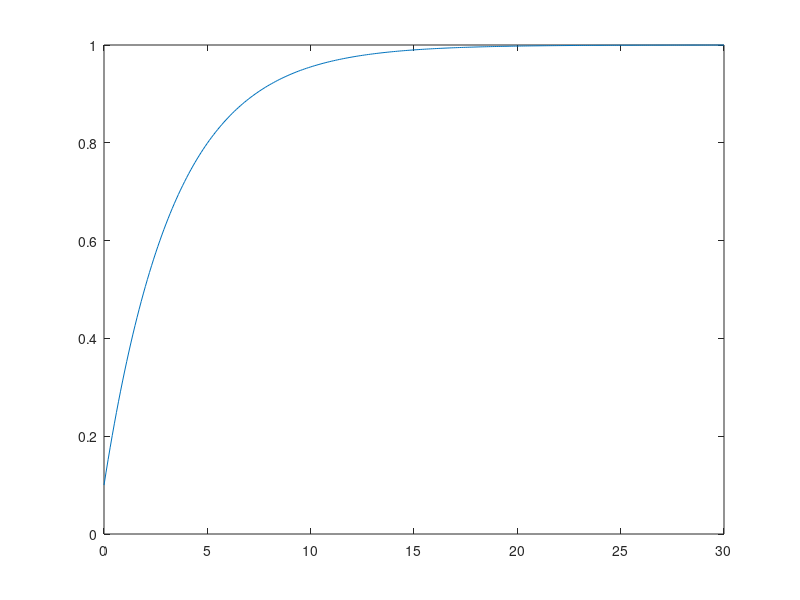
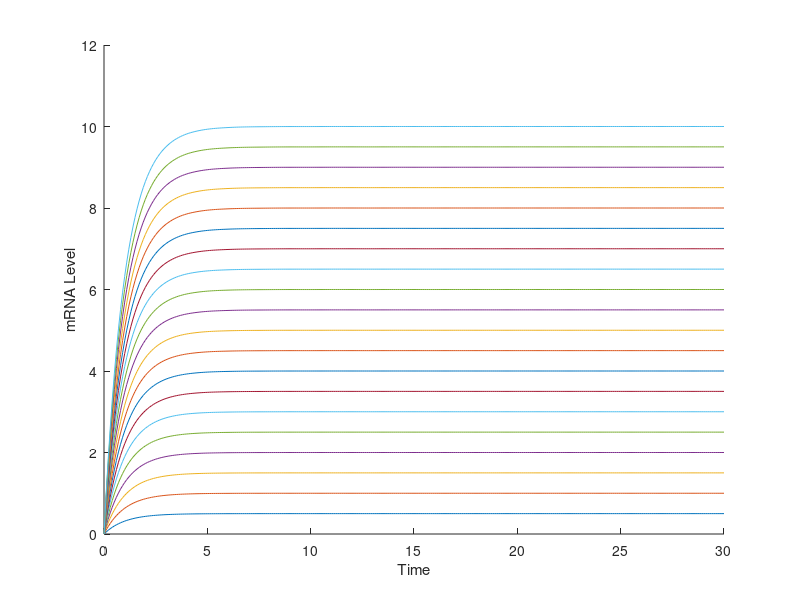
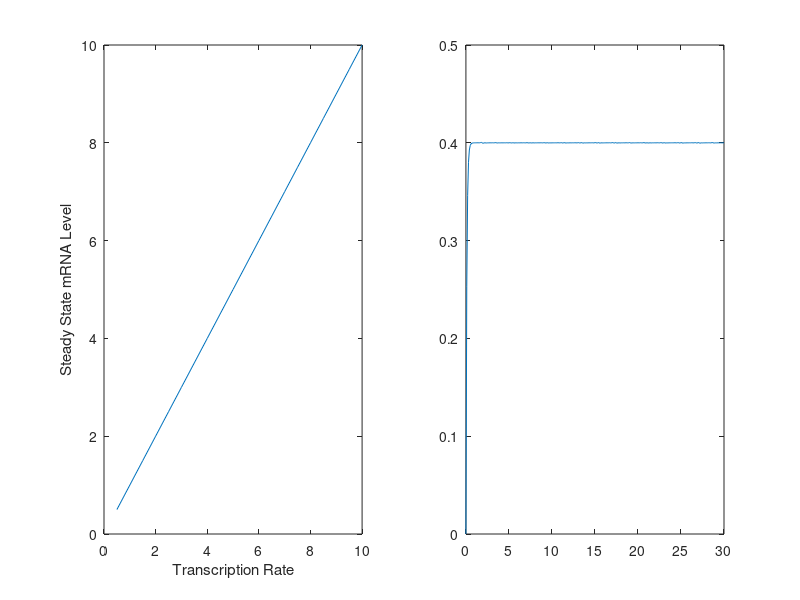
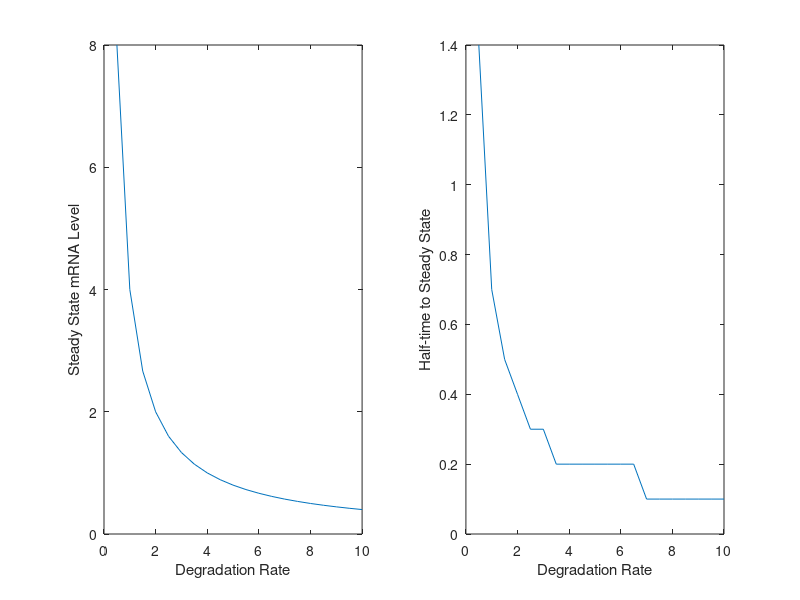

MATLAB code to generate these figures, in order:
%% Mathematical models of Gene expression

%%  Molecular species and parameters
% m = 
% r = rate of transcription
% g = rate of mRNA degradation

%%  Block 1 - Basic simulation

tspan=0:0.1:30;
r= 0.3;
g= 0.3;
y0= 0.1;
dy = @(t,y) [r - g*y];

[t,y]=ode45(dy,tspan,y0);
plot(t,y); hold on;

%%  Block 2 - Dependence of approach to steady state on synthesis rate
rvals=0.5:0.5:10;
tspan=0:0.1:30;
g=1;
y0=0;

ss=zeros(size(rvals));
tHalf=zeros(size(rvals));

figure; hold on;
for i=1:length(rvals)
    r=rvals(i);
    dy = @(t,y) r - g*y;
    [t,y]=ode45(dy,tspan,y0);
    plot(t,y);
    ss(i)=y(end);     % Define the steady-state value for this simulation as the value of y from the last timepoint
    halfMaxValue=0.5*ss(i);
    tPastHalfMax=t(y>halfMaxValue);
    tHalf(i)=min(tPastHalfMax);
end
xlabel('Time');
ylabel('mRNA Level');
figure;
subplot(1,2,1); plot(rvals,ss);
xlabel('Transcription Rate');
ylabel('Steady State mRNA Level');
subplot(1,2,2); plot(rvals,tHalf);
xlabel('Transcription Rate');
ylabel('Half-time to Steady State');
%% Block 3 - Dependence of approach to steady state on degradation rate
r=4;
gvals=0.5:0.5:10;
tspan=0:0.1:30;
y0=0;

ss=zeros(size(gvals));
tHalf=zeros(size(gvals));

for i=1:length(gvals)
    g=gvals(i);
    dy = @(t,y) r - g*y;
    [t,y]=ode45(dy,tspan,y0);
    plot(t,y);
    ss(i)=y(end);     % Define the steady-state value for this simulation as the value of y from the last timepoint
    halfMaxValue=0.5*ss(i);
    tPastHalfMax=t(y>halfMaxValue);
    tHalf(i)=min(tPastHalfMax);

end
figure;
subplot(1,2,1); plot(gvals,ss);
xlabel('Degradation Rate');
ylabel('Steady State mRNA Level');
subplot(1,2,2); plot(gvals,tHalf);
xlabel('Degradation Rate');
ylabel('Half-time to Steady State');


%% -------------------------------------------------------------
%% Block 4 - Simple Gene Circuit
% y(1) will be mRNA1
% y(2) will be protein (repressor) 1
% y(3) will be mRNA2
% y(4) will be protein (repressor) 2
r0=2;
r1=0;
tRate=2;
gRNA=0.5;
gProtein=0.5;
Kd=.001;  %binding constant
%% Block 5 - fraction bound and transcriptional rate
n=2;
fracbound=@(x) (x./(Kd+x));
p=0:0.1:10;
figure;
plot(p,fracbound(p));
xlabel('Repressor Level');
ylabel('Fraction of Promoters Bound');

rInst=@(x) r0*(1-fracbound(x))+ r1*fracbound(x);
figure;
plot(p,rInst(p));
xlabel('Repressor Level');
ylabel('Transcription Rate');
%% Block 6 - differential equations
y0=[2 5 0 0];
tspan=0:3000;
dy=@(t,y) [rInst(y(4)) - gRNA*y(1);  % equation for mRNA 1
            tRate*y(1) - gProtein*y(2);      % equation for protein 1
            rInst(y(2)) - gRNA*y(3); % equation for mRNA 2
            tRate*y(3) - gProtein*y(4)];     % equation for protein 2
[t,y] = ode45(dy,tspan,y0);

plot(t,y(:,[2 4])); hold on;
fprintf('Final level of protein 1 = %.2f\n',y(end,2));
fprintf('Final level of protein 2 = %.2f\n',y(end,4));
